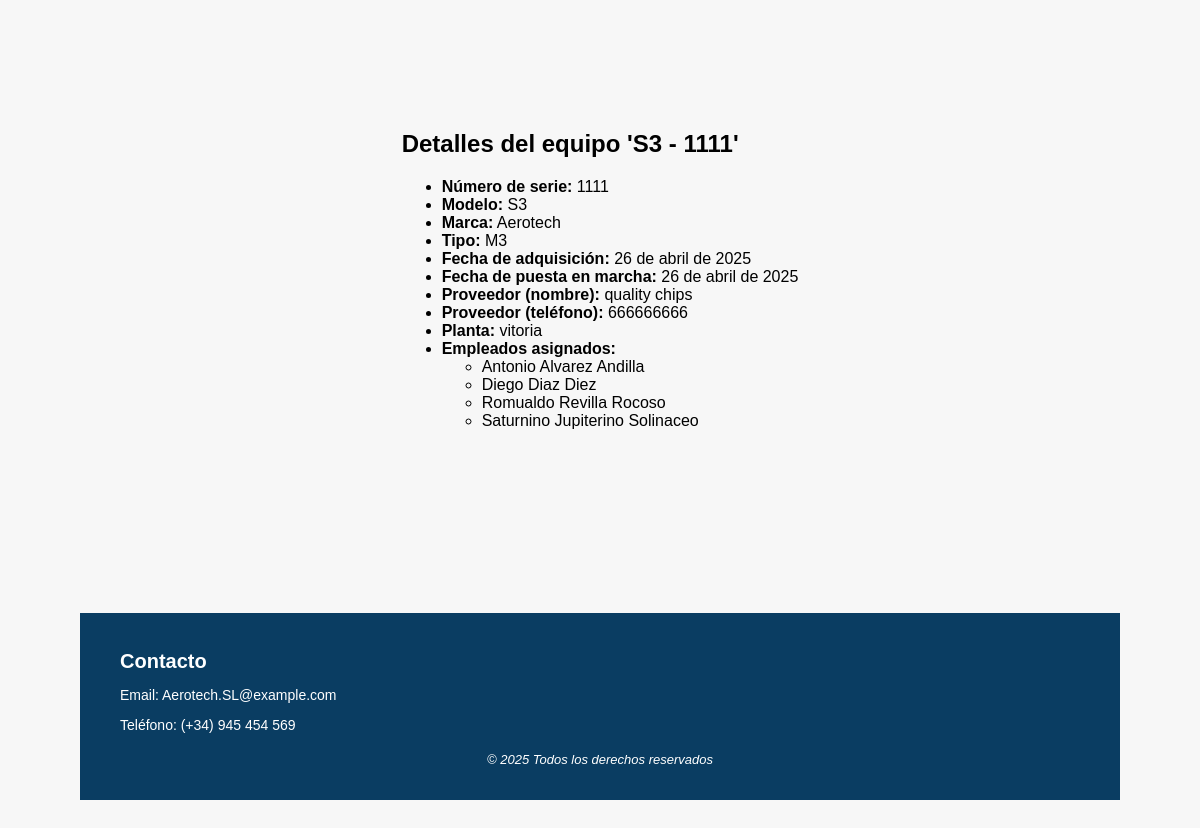
/Aerotech/equipo/2/, run on an earlier commit of the app's database.
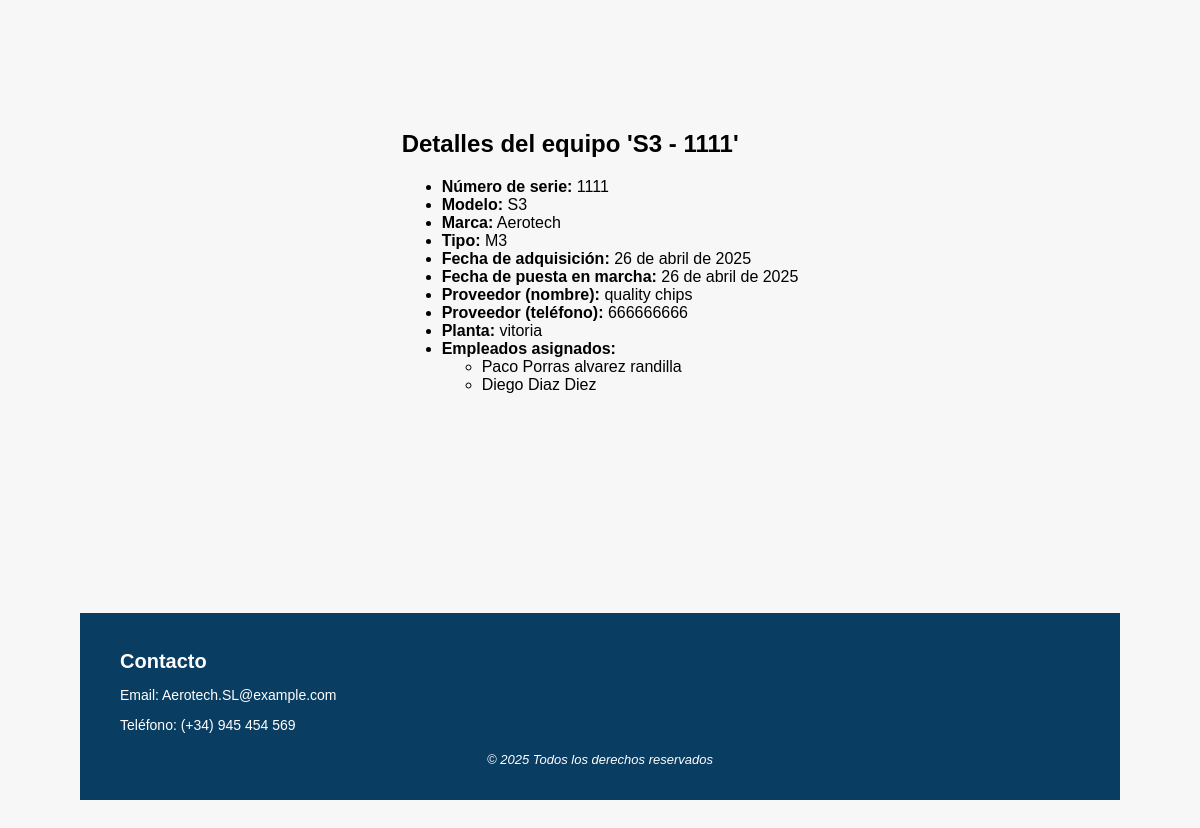
And on a later commit of the database.
### Aerotech/models.py (models this page shows, shortened)
class Empleado(models.Model):
    dni = models.CharField(max_length=9, unique=True)
    nombre = models.CharField(max_length=100)
    apellidos = models.CharField(max_length=150)
    email = models.EmailField()
    telefono = models.CharField(max_length=15)
    username = models.CharField(max_length=150, unique=True, null=True, blank=True)

### Aerotech/views.py (the view)
# urls.py: path('equipo/<int:pk>/', views.DetalleEquipo.as_view(), name='detalles-equipo'),
class DetalleEquipo(DetailView):
    model = Equipo
    template_name = 'detalles_equipo.html'
    context_object_name = 'equipo'

### templates/detalles_equipo.html (shortened to what this page needs)
{% extends 'Base.html' %}
{% block content %}
<h2>Detalles del equipo '{{ equipo.modelo }} - {{ equipo.numero_serie }}'</h2>
<ul>
    <li><strong>Número de serie:</strong> {{ equipo.numero_serie }}</li>
    <li><strong>Modelo:</strong> {{ equipo.modelo }}</li>
    <li><strong>Marca:</strong> {{ equipo.marca }}</li>
    <li><strong>Tipo:</strong> {{ equipo.tipo }}</li>
    <li><strong>Fecha de adquisición:</strong> {{ equipo.fecha_adquisicion }}</li>
    <li><strong>Fecha de puesta en marcha:</strong> {{ equipo.fecha_puesta_marcha }}</li>
    <li><strong>Proveedor (nombre):</strong> {{ equipo.proveedor_nombre }}</li>
    <li><strong>Proveedor (teléfono):</strong> {{ equipo.proveedor_telefono }}</li>
    <li><strong>Planta:</strong> {{ equipo.planta }}</li>
    <li><strong>Empleados asignados:</strong>
        <ul>
            {% for empleado in equipo.empleados.all %}
                <li>{{ empleado.nombre }} {{ empleado.apellidos }}</li>
            {% empty %}
                <li>No hay empleados asignados</li>
            {% endfor %}
        </ul>
    </li>
</ul>
{% endblock %}

What changed in the data, as far as the page shows it:
removed Empleado: nombre "Romualdo", apellidos "Revilla Rocoso"
removed Empleado: nombre "Saturnino", apellidos "Jupiterino Solinaceo"
changed Empleado: nombre "Antonio" → "Paco Porras"; apellidos "Alvarez Andilla" → "alvarez randilla"
